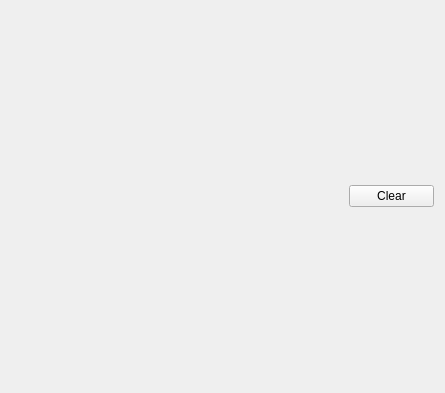
<?xml version="1.0" encoding="UTF-8"?>
<ui version="4.0">
 <class>Tab4SensorChart</class>
 <widget class="QWidget" name="Tab4SensorChart">
  <property name="geometry">
   <rect>
    <x>0</x>
    <y>0</y>
    <width>445</width>
    <height>393</height>
   </rect>
  </property>
  <property name="windowTitle">
   <string>Form</string>
  </property>
  <layout class="QVBoxLayout" name="verticalLayout_2" stretch="1,9">
   <item>
    <layout class="QHBoxLayout" name="horizontalLayout" stretch="4,1">
     <item>
      <spacer name="horizontalSpacer">
       <property name="orientation">
        <enum>Qt::Orientation::Horizontal</enum>
       </property>
       <property name="sizeHint" stdset="0">
        <size>
         <width>68</width>
         <height>17</height>
        </size>
       </property>
      </spacer>
     </item>
     <item>
      <widget class="QPushButton" name="pPBClearChart">
       <property name="text">
        <string>Clear</string>
       </property>
      </widget>
     </item>
    </layout>
   </item>
   <item>
    <layout class="QVBoxLayout" name="pChartViewLayout"/>
   </item>
  </layout>
 </widget>
 <resources/>
 <connections/>
</ui>
